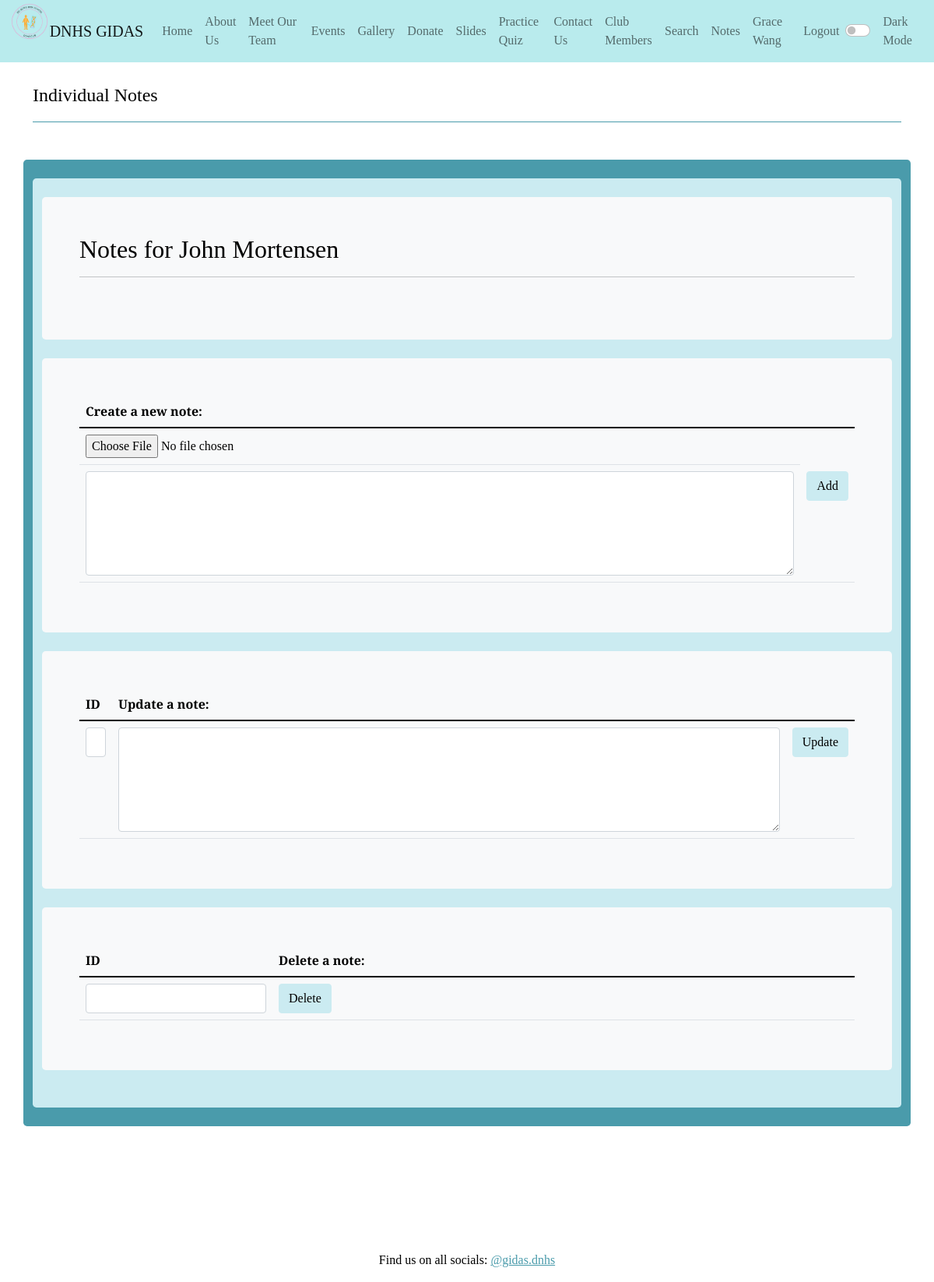
Before: /notes/notes_select3 (signed in) with the older database file.
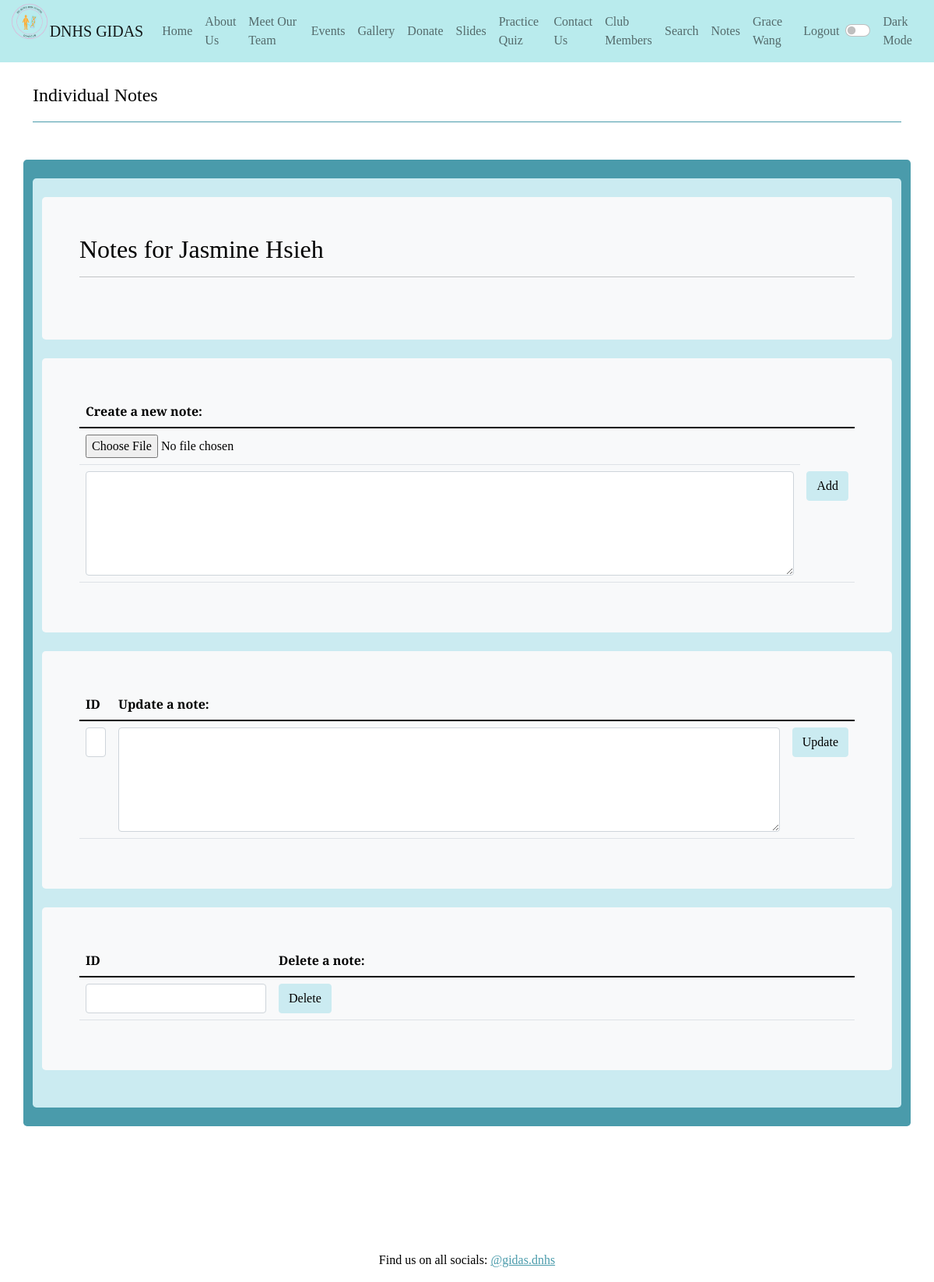
After: the same page with the newer database file.
### cruddy/model.py (models this page shows, shortened)
class Users(UserMixin, db.Model):
    userID = db.Column(db.Integer, primary_key=True)
    name = db.Column(db.String(255), unique=False, nullable=False)
    role = db.Column(db.String(255), unique=False, nullable=False)
    grade = db.Column(db.Integer, unique=False, nullable=False)
    email = db.Column(db.String(255), unique=False, nullable=False)
    password = db.Column(db.String(255), unique=False, nullable=False)
    notes = db.relationship("Notes", cascade='all, delete', backref='users', lazy=True)
    def read(self):
        return {
            "userID": self.userID,
            "name": self.name,
            "role": self.role,
            "grade": self.grade,
            "email": self.email,
            "password": self.password,
            "notes": self.notes,
            "query": "by_alc"  # This is for fun, a little watermark
        }
    def delete(self):
        db.session.delete(self)
        db.session.commit()
        return None

### notey/app_notes.py (the view)
@app_notes.route('/notes_select<userID>')
@login_required
def notes_select(userID):
    uo = user_by_id(userID)
    return notes_display(uo)

### cruddy/query.py (called while the page is built)
def user_by_id(userid):
    return Users.query.filter_by(userID=userid).first()

@login_manager.user_loader
def user_loader(user_id):
    if user_id is not None:
        return Users.query.get(user_id)
    return None

### notey/app_notes.py (called while the page is built)
def notes_display(uo):  # uo is user object
    user = ""
    list_notes = []
    if uo is not None:
        user = uo.read()  # extract user record (Dictionary)
        for note in uo.notes:  # loop through each user note
            note = note.read()  # extract note record (Dictionary)
            note['note'] = markdown.markdown(note['note'])  # convert markdown to html
            list_notes.append(note)  # prepare note list for render_template
        if list_notes is not None:
            list_notes.reverse()
    return render_template('notes.html', user=user, notes=list_notes)

### notey/templates/notey/notes.html (shortened to what this page needs)
<!DOCTYPE html>
{% extends 'layout.html' %}
{% block content %}
    <div class="container py-4">
        <header class="pb-3 mb-4 border-bottom border-primary text-dark">
            <span class="fs-4">Individual Notes</span>
        </header>
    </div>
    <div class="container py-4 text-light bg-primary rounded-3">
        <div class="container bg-secondary py-4 rounded-3">
            <div class="p-5 mb-4 bg-light text-dark rounded-3">
                <h2>Notes for {{ user.name }}</h2>
                <hr>
                <div class="table-responsive">
                </div>
            </div>
            <div class="p-5 mb-4 bg-light text-dark rounded-3">
                <form id="note" method="POST" enctype="multipart/form-data" action={{url_for('notes.note_creator')}}>
                    <table class="table">
                        <thead>
                        <tr>
                            <th><label for="notes">Create a new note:</label></th>
                        </tr>
                        </thead>
                        <tbody>
                        <tr>
                            <td><input type="file" id="filename" name="filename" /></td>
                        </tr>
                        <tr>
                            <td><textarea rows = "5" cols = "100%" name = "notes" id="notes" class="form-control" required></textarea></td>
                            <td><input type="submit" value="Add" class="btn btn-secondary"></td>
                        </tr>
                        </tbody>
                    </table>
            </div>
            <div class="p-5 mb-4 bg-light text-dark rounded-3">
                <form method="POST" ID="update" action={{url_for('notes.update')}}>
                    <table class="table">
                        <thead>
                        <tr>
                            <th><label for="update_noteid">ID</label></th>
                            <th><label for="update_note">Update a note:</label></th>
                        </tr>
                        </thead>
                        <tbody>
                        <tr>
                            <td>
                                <select name="noteid" id="update_noteid" class="form-control">
                                </select>
                            </td>
                            <td><textarea class="form-control" rows = "5" cols = "100%" name = "notes" id="update_note" required></textarea></td>
                            <td><input class="btn btn-secondary" type="submit" value="Update" ></td>
                        </tr>
                        </tbody>
                    </table>
            </div>
            <div class="p-5 mb-4 bg-light text-dark rounded-3">
                <form method="POST" ID="delete" action={{url_for('notes.delete')}}>
                    <table class="table">
                        <thead>
                        <tr>
                            <th><label for="delete_noteid">ID</label></th>
                            <th><label for="delete_note">Delete a note:</label></th>
                        </tr>
                        </thead>
                        <tbody>
                        <tr>
                            <td>
                                <select name="noteid" id="delete_noteid" class="form-control">
                                </select>
                            </td>
                            <td><input class="btn btn-secondary" type="submit" value="Delete" ></td>
                        </tr>
                        </tbody>
                    </table>
            </div>
        </div>
    </div>
{% endblock %}

Changed rows visible on the page:
changed Users: name "John Mortensen" → "Jasmine Hsieh"
